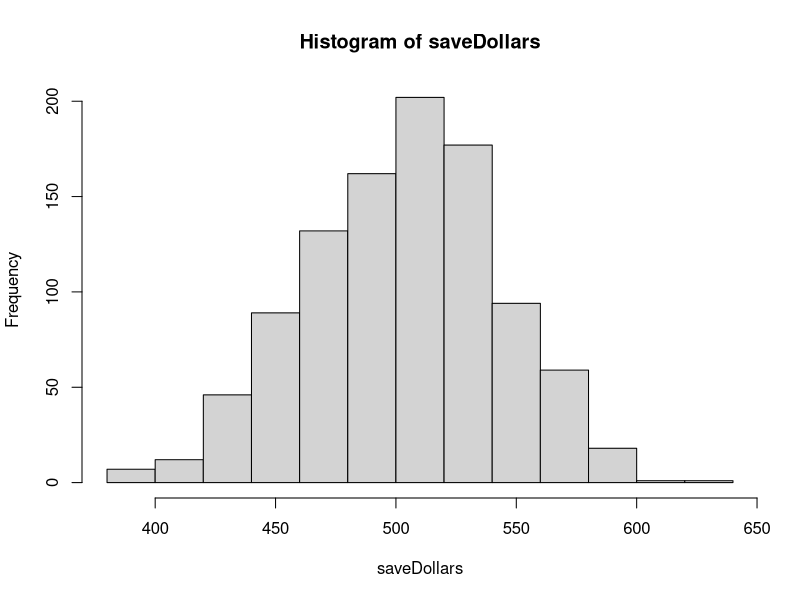
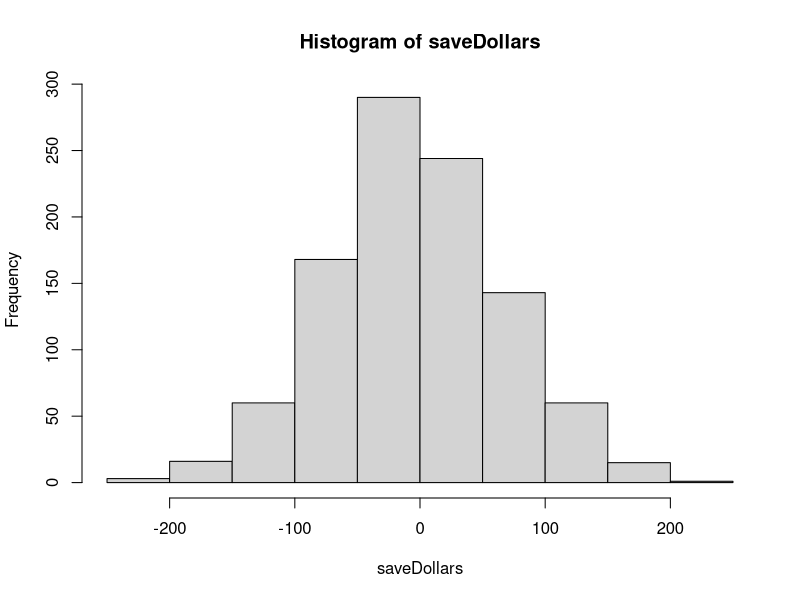
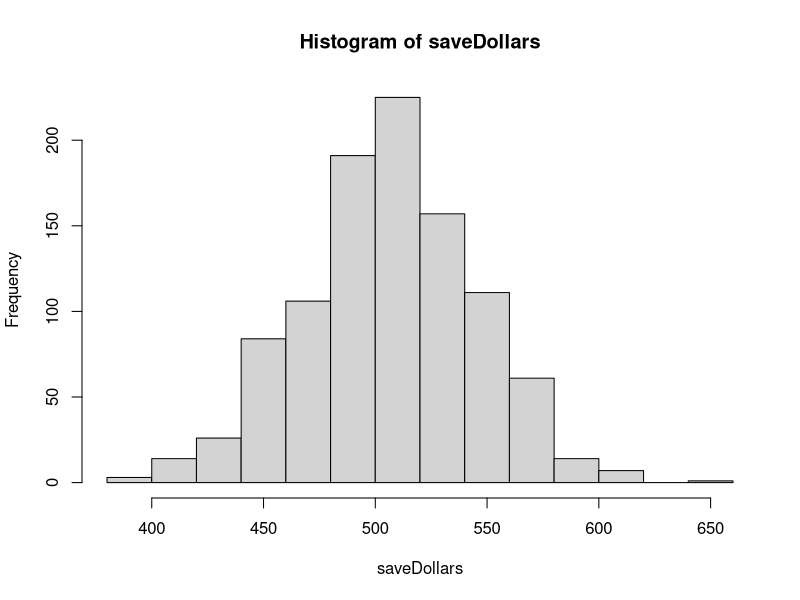

Source code (R) for these figures, in order:
## ---- chunk 1
Bdays = 1:365
Bsamples = vector("numeric")
TotalDollars= 0
saveDollars=vector('numeric')
## ---- chunk 2
for(loop in 1:1000){
  
  TotalDollars= 0
  classSize= 35
  for(i in 1:1137) {
    Bsamples = sample(Bdays,35, replace= TRUE)
   if (length(unique(Bsamples)) == classSize) {  
     TotalDollars = TotalDollars -2
   } else{
     TotalDollars = TotalDollars +1
   }
  }
  
  saveDollars[loop] = TotalDollars
  }
  hist(saveDollars)
  var(saveDollars)
  print(paste("average return =",mean(saveDollars)))
## ---- chunk 3
varSorted = sort(saveDollars)
LCL = varSorted[25]
UCL = varSorted[975]
print(paste("UCL = ",UCL,"LCL = ",LCL))
## ---- chunk 4
stdevDollars = sd(saveDollars)
meanDollars = mean(saveDollars)
CI = c(meanDollars-2*stdevDollars, meanDollars+2*stdevDollars)

print(CI)

## ---- chunk 5
TotalDollars= 0
saveDollars=vector('numeric')
for(loop in 1:1000){
  
  TotalDollars= 0 
  ClassSize= 35
  for(i in 1:1137) {
    Bsamples = sample(Bdays,classSize, replace= TRUE)
    if (length(unique(Bsamples)) == classSize) {
      TotalDollars = TotalDollars -4.4
    } else{
      TotalDollars = TotalDollars +1
    }
  }
  saveDollars[loop] = TotalDollars +1
  }
  hist(saveDollars)
  var(saveDollars)
  print(paste("average return =",mean(saveDollars)))
## ---- chunk 6
TotalDollars= 0
saveDollars=vector('numeric')
for(loop in 1:1000){
  
  TotalDollars= 0 
  ClassSize= 29
  for(i in 1:1137) {
    Bsamples = sample(Bdays,classSize, replace= TRUE)
    if (length(unique(Bsamples)) == classSize) {
      TotalDollars = TotalDollars -2
    } else{
      TotalDollars = TotalDollars +1
    }
  }
  saveDollars[loop] = TotalDollars +1
  }
  hist(saveDollars)
  var(saveDollars)
  print(paste("average return =",mean(saveDollars)))
  
